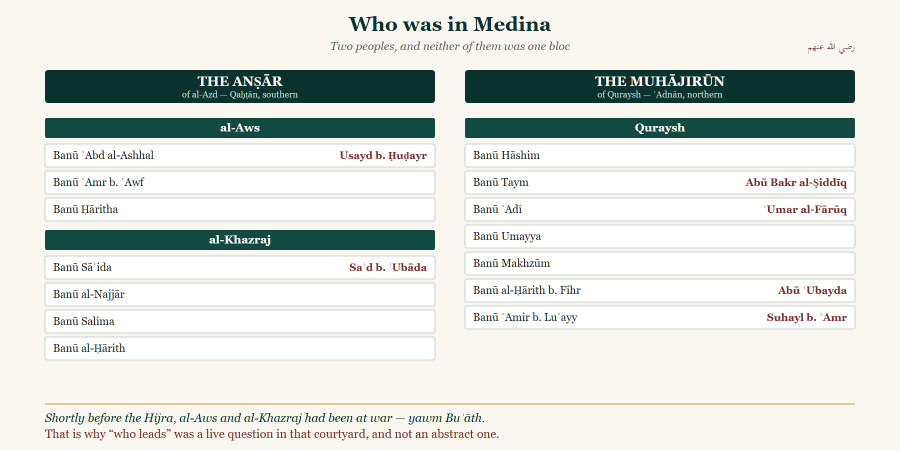
#> input picture series/visuals/l01_clanchart.png, 1800 x 900 px (shown at 1/2 size)
$ python -i deck2.py   (imports and definitions only)
#> lines starting #> are read from the running program, lines starting #| are printed output that depends on the picture; after the words box and inside, x2 and y2 are one past the last pixel; in counts of white or black regions, pixels touching at a corner belong together
### series/glyphs.py
# -*- coding: utf-8 -*-
"""Can the font draw it? Every Arabic character on a slide must have a glyph in the font it is set in.

    python series/glyphs.py SNN_<slug>/SNN.pptx          # every character a face or its notes cannot draw
    python series/glyphs.py --fix SNN_<slug>/SNN.pptx    # spell the honorific ligatures out, in place

WHY THIS EXISTS (docs/VISION.md Q5, DECISIONS.md #79). Daniyal, 2026-10-08: "there seems to be some errors in
arabic on slide 104". The page of Ibn Kathīr prints «عز وجل» as one calligraphic sort, and Shamela types that
sort as ONE character, U+FDFF. Traditional Arabic has no glyph for it. PowerPoint drew an empty box — and,
because one character in the run had sent it looking for another font, set every letter of that line apart
from its neighbours. One missing glyph, a whole line of broken Arabic.

It was the third time. Evening 2 cut the character off by hand (L02_baarah_saal/build.py, cards 22, 26, 53);
evening 3 left the box and flagged it "for Daniyal to decide" (#34.5). Nothing checked, so evening 6 walked
into it again — and the 23–41 AH pool carries «﵁» on thirty-eight cards.

So, two things, and both are in this file:

  * SPELLED — the honorific ligatures no font on this machine can draw, each with the words it is the
    ligature OF. The pool keeps the page's bytes; the face and the notes get the words. Nothing is added to
    the quotation: U+FDFF is, by its name in the Unicode standard, ARABIC LIGATURE AZZA WA JALL. The table is
    closed, and every row is checked against that name when this module is imported.
  * gaps() — every Arabic character on every face, tested against the cmap of the font its run is set in.
    deck2.audit() calls it, so a deck with a character that cannot be drawn is never written.

Latin is not tested. A transliterated ḥ that Georgia lacks is borrowed from another font, letter by letter,
and reads; an Arabic letter cannot be borrowed without breaking the word it is joined into.
"""
import os
import re
import sys
import unicodedata

# The ligature -> (its name in the Unicode standard, the words it stands for). Only the ones that occur in the
# pools: anything else stops the build in gaps(), and is given a row here by somebody who has looked at it.
SPELLED = {
    "\ufd40": ("RAHIMAHU ALLAAH", "رحمه الله"),
    "\ufd41": ("RADI ALLAAHU ANH", "رضي الله عنه"),
    "\ufd42": ("RADI ALLAAHU ANHAA", "رضي الله عنها"),
    "\ufd43": ("RADI ALLAAHU ANHUM", "رضي الله عنهم"),
    "\ufd44": ("RADI ALLAAHU ANHUMAA", "رضي الله عنهما"),
    "\ufd47": ("ALAYHI AS-SALAAM", "عليه السلام"),
    "\ufd4a": ("ALAYHI AS-SALAATU WAS-SALAAM", "عليه الصلاة والسلام"),
    "\ufdff": ("AZZA WA JALL", "عز وجل"),
}
for _ch, (_name, _words) in SPELLED.items():
    if unicodedata.name(_ch) != "ARABIC LIGATURE " + _name:
        raise AssertionError("glyphs.SPELLED: U+%04X is %s, not %s" % (ord(_ch), unicodedata.name(_ch), _name))

_LIGATURE = re.compile("(.?)([%s])(.?)" % "".join(SPELLED), re.S)
_ARABIC = re.compile("[\u0600-\u06FF\u0750-\u077F\u08A0-\u08FF\uFB50-\uFDFF\uFE70-\uFEFF]")
# what the system reaches for when a notes pane meets Arabic: a character in none of these is drawn by nothing
FALLBACK = ("Traditional Arabic", "Arabic Typesetting", "Segoe UI")
A = "{http://schemas.openxmlformats.org/drawingml/2006/main}"


# [41 lines left out: functions spell, _registry, not called in this run]


_REG, _CMAP = None, {}


# [17 lines left out: function cmap, not called in this run]


def _tested(ch):
    return bool(_ARABIC.match(ch)) and unicodedata.category(ch) != "Cf"


# [63 lines left out: functions _faces, gaps, describe, fix, not called in this run]


# [19 lines that do not run on import are left out]

### series/deck2.py
"""deck2 — the v4 slide kit. White ground, hard type floor, no bullet slides.

    from series import deck2 as D
    prs = D.deck()
    D.title_slide(prs, "Twelve Years", "11-23 AH", "Session 2")
    D.image_slide(prs, "map_s2_ridda.png", "Eleven armies leave Medina")
    D.statement_slide(prs, arabic="...", english="...", cite="البدایہ ج۷ ص۲۹")
    D.save(prs, "L02.pptx")            # <- runs the audit; raises on any violation

WHY THIS EXISTS (DECISIONS.md #21). Session 1's deck came back with three verdicts that all point
the same way: "the slides you made were ugly", "text-heavy with font size unreadable on ladies
side", and "more visual/graphical content will be appreciated." The division of labour is now
explicit — Claude produces the words and the structure, Gemini produces the pictures, Daniyal
merges them. This module builds the half Claude is actually good at, and makes the other half easy
to drop in.

THREE THINGS IT DOES THAT deckkit.py DID NOT:

  1. WHITE GROUND, ALWAYS. Not a palette preference — a merge requirement. Pure #FFFFFF is the one
     colour a generated image reproduces exactly, so a Gemini picture drops onto the slide with no
     visible seam. Series identity moves to a teal title bar and a gold rule, which is also far
     more legible from the back of a hall than cream-on-cream was.

  2. A TYPE FLOOR THAT IS ENFORCED, NOT DOCUMENTED. Every run is checked on save. Nothing below
     24pt survives, body is 28pt, a statement is 44pt or more. The one exemption is scaffolding
     that is meant to be deleted — the image placeholders — and it is marked in the shape name so
     the audit can see it is deliberate.

  3. REAL IMAGE PLACEHOLDERS. A visual slide with no picture yet gets a correctly-sized, editable
     box carrying its own IMAGE BRIEF, and the brief is repeated in the speaker notes. Daniyal
     pastes the Gemini output straight over it. Nothing is flattened, ever.

SIX PERMITTED SLIDE KINDS. Anything that is only a line of text is not a slide.

    image_slide      a photograph or a generated illustration — the picture carries it
    map_slide        a map on the left, up to five key lines down the right
    statement_slide  one large quotation, Arabic Naskh over its English rendering
    diagram_slide    boxes and arrows built here, or a rendered diagram image
    timeline_slide   the Line, with a caption
    lessons_slide    the closing summary — the evening's عبرت lines together

    lessons_slide is the SINGLE deliberate exception to "no bullet-list slides". It exists because
    the close of the evening is a summary by design (DECISIONS.md #23), and a summary of five
    one-sentence lessons is a list whether or not we call it one. It is capped at six lines, each
    line must be a whole thought, and the type is 28pt — it cannot decay into a bullet slide.
"""
import os
import re
import sys

from pptx import Presentation
from pptx.util import Inches, Pt, Emu
from pptx.dml.color import RGBColor
from pptx.enum.text import PP_ALIGN, MSO_ANCHOR
from pptx.enum.shapes import MSO_SHAPE
from pptx.enum.dml import MSO_LINE_DASH_STYLE
from pptx.oxml.ns import qn

sys.path.insert(0, os.path.dirname(os.path.abspath(__file__)))
import glyphs                                              # noqa: E402  — can the font draw it? (VISION Q5)

# --------------------------------------------------------------------------- palette
# [1 line that did not run here, left out]
# [1 line that did not run here, left out]
# [1 line that did not run here, left out]
# [1 line that did not run here, left out]
# [1 line that did not run here, left out]
# [1 line that did not run here, left out]
# [1 line that did not run here, left out]
# [1 line that did not run here, left out]
# [1 line that did not run here, left out]

_HAS_AR = re.compile("[؀-ۿﭐ-﷿ﹰ-]")
AR = "Traditional Arabic"
# Traditional Arabic HAS NO GLYPH for U+0613 ؓ (رضي الله عنه) — verified against trado.ttf's
# cmap. Every ؓ in session 1 rendered as a dotted circle because of it. Arabic Typesetting
# ships with Windows, is also Naskh, and carries U+0610–U+0615 as well as ﷺ, so any run that
# contains an honorific sign is set in it instead. Quotations with no honorific keep
# Traditional Arabic, so the look of the Arabic on a statement slide does not change.
AR_HON = "Arabic Typesetting"
_HONORIFIC = re.compile("[\u0610-\u0615\u0617-\u061A]")       # Naskh. Nastaliq for Arabic is non-standard (CLAUDE.md 1.3)
EN = "Georgia"                  # English headlines
SANS = "Segoe UI"               # English body

# --------------------------------------------------------------------------- the contract
MIN_PT = 24                     # nothing on any slide is smaller than this. No exceptions.
BODY_PT = 28
STATEMENT_MIN_PT = 44
HEADLINE_PT = 40
MAX_BODY_WORDS = 20

# [1 line that did not run here, left out]
# [1 line that did not run here, left out]
# [1 line that did not run here, left out]
# [1 line that did not run here, left out]
# [1 line that did not run here, left out]
# [1 line that did not run here, left out]

VIS = os.path.join(os.path.dirname(os.path.abspath(__file__)), "visuals")

# Shapes whose name begins with this are scaffolding: a box Daniyal deletes when he pastes the
# real picture over it. The audit skips them, and says so, rather than silently ignoring them.
SCAFFOLD = "PLACEHOLDER::"

_briefs = []                    # collected IMAGE BRIEFs, written beside the deck on save

# --------------------------------------------------------------------------- audience safety
# STANDING RULE (DECISIONS.md #30). A slide FACE carries only what the room may see. Production
# apparatus — certainty labels, tier tags, card ids, notes to the speaker, build markers — goes in
# the SPEAKER NOTES, never on the slide. This is enforced rather than remembered because it is the
# kind of thing that survives every review and then appears on a projector in front of 200 people.
FORBIDDEN = [
    (r"\[(?:SOURCED|STANDARD|CONVENTIONAL-ESTIMATE)[^\]]*\]", "a certainty label"),   # qualified forms too
    (r"\bCUT-IF-SHORT\b|\bCUT IF SHORT\b", "a build marker"),
    (r"\bTier\s*:|^\s*(?:CORE|GOOD|CUT)\b[^a-z]", "a tier tag"),   # anchored: "good." in a sentence is not a tier tag
    (r"\bE-[A-Z]{1,4}\d", "a card id"),
    (r"^\s*Card\s+\d+\b|\bCard\s+\d+\s*[·|]", "a card number"),   # our index into SPINE.md, not the room's
    (r"\b(?:RCT|ABU|ABD|ISA|QMA|BAM|UTS|NTS|GSA|GSB|IKO|THO|AHA|ZIA|TMW)/", "a card id"),
    (r"IMAGE BRIEF|IMAGE GOES HERE|placeholder|TODO|TBD|FIXME", "build scaffolding"),
    (r"\bClaude\b|\bGemini\b|\bChatGPT\b|\bAI[- ]generated\b|\bLLM\b", "an AI marker"),
    (r"\bspeaker'?s discretion\b|\bhands[- ]up\b|\[HANDS\]|\bWORKSHEET\b",
     "an instruction to the speaker"),
    (r"\bto verify\b|\(to verify\)", "an unresolved-source marker"),
    (r"\bn/a\b", "a placeholder value"),
    (r"shamela\.ws|https?://", "a URL — cite the printed page, not a link"),
]
_FORBIDDEN = [(re.compile(p, re.I | re.M), why) for p, why in FORBIDDEN]


class DeckContractError(AssertionError):
    """A slide violated the deck contract. The build fails rather than shipping it."""


# --------------------------------------------------------------------------- primitives

# [8 lines left out: function set_cs, not called in this run]


# Combining marks and tatweel. They inflate len() without occupying width, so measuring a
# vowelled quotation by raw length over-counted its lines by a third and pushed the English
# rendering down onto the citation.
_MARKS = re.compile("[ً-ٰٟۖ-ۭـ]")


def _ar_len(txt):
    return len(_MARKS.sub("", str(txt)))


def _count_words(txt):
    return len([w for w in str(txt).replace("\n", " ").split(" ") if w.strip()])


# [52 lines that did not run here, left out]


# [18 lines that did not run here, left out]


def deck():
    prs = Presentation()
    prs.slide_width, prs.slide_height = W, H
    return prs


def blank(prs):
    """A white slide. Every slide in a v4 deck starts here."""
    s = prs.slides.add_slide(prs.slide_layouts[6])
    bg = s.background.fill
    bg.solid()
    bg.fore_color.rgb = WHITE
    return s


def note(slide, s):
    slide.notes_slide.notes_text_frame.text = glyphs.spell(s)     # the notes pane draws a box for it too


# [104 lines left out: functions header, title_slide, section_slide, image_slide, not called in this run]


def _trim(path, tol=8):
    """Crop a uniform border off an image, cached beside it as .trim.png.

    Several of the map assets are rendered with an inch of white around them. Placed as-is, the
    map itself ends up filling a third of the slide and reads as a small picture on a big empty
    slide — which was one of the "too dry" complaints. Only acts when the border is genuinely
    uniform and removing it is worth doing.
    """
#> called with path = 'visuals/l01_clanchart.png', tol = 8
    try:
        from PIL import Image, ImageChops
    except ImportError:
        return path
    cache = os.path.splitext(path)[0] + ".trim.png"
    if os.path.exists(cache) and os.path.getmtime(cache) >= os.path.getmtime(path):
        return cache
    try:
        im = Image.open(path).convert("RGB")
#> im is the input picture: PIL image 1800x900 RGB; mean R, G, B 218.9, 223, 218.2
        bg = Image.new("RGB", im.size, im.getpixel((0, 0)))
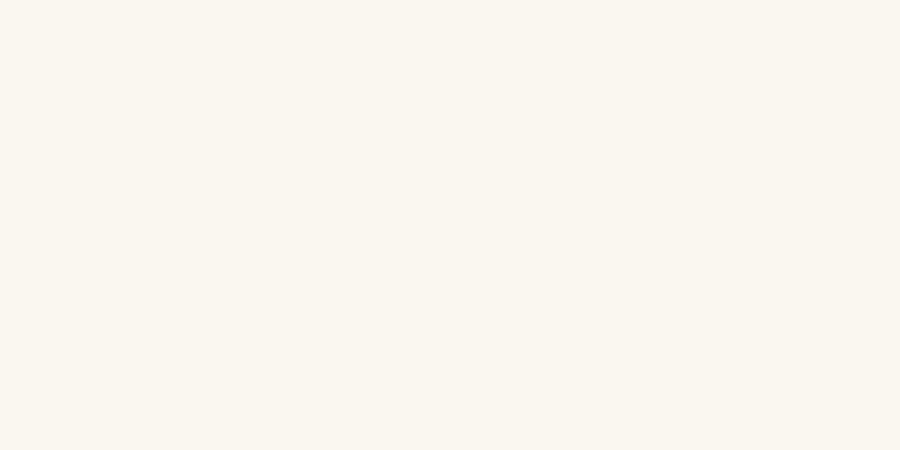
#> bg: PIL image 1800x900 RGB (shown at 1/2 size); mean R, G, B 250, 247, 240
        diff = ImageChops.difference(im, bg).convert("L").point(lambda v: 255 if v > tol else 0)
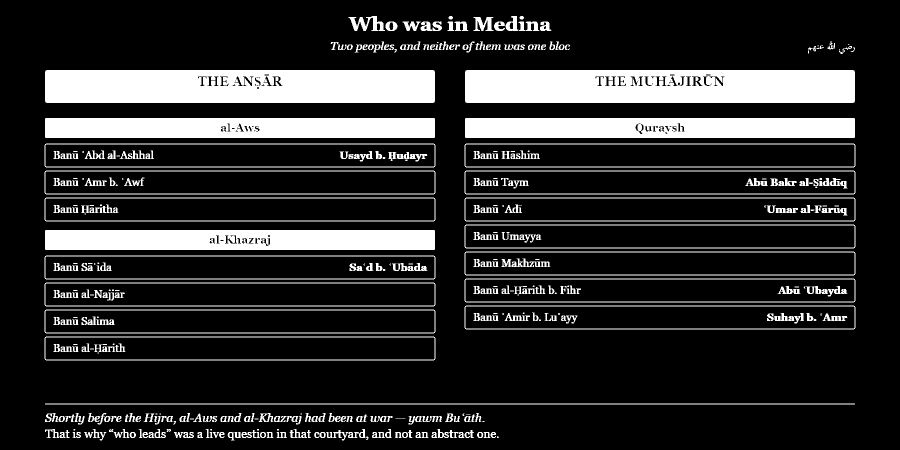
#> diff: PIL image 1800x900 L (shown at 1/2 size); 17.5% white; 377 white regions (76 under 20 px), largest, box (x1, y1, x2, y2) and area: (90, 140, 870, 206) 50457, (930, 140, 1710, 206) 49890, (90, 236, 870, 276) 30895
        box = diff.getbbox()
#> box = (89, 32, 1711, 881)
        if not box:
            return path
        area_before = im.size[0] * im.size[1]
#> area_before = 1620000
        area_after = (box[2] - box[0]) * (box[3] - box[1])
#> area_after = 1377078
        if area_after > 0.94 * area_before:          # nothing meaningful to remove
            return path
        pad = int(0.012 * max(im.size))
#> pad = 21
        box = (max(0, box[0] - pad), max(0, box[1] - pad),
               min(im.size[0], box[2] + pad), min(im.size[1], box[3] + pad))
#> box = (68, 11, 1732, 900)
        im.crop(box).save(cache)
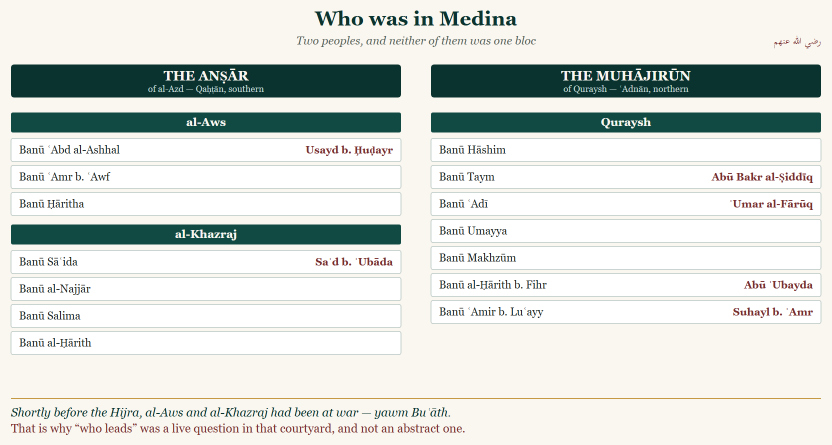
#> saved as l01_clanchart.trim.png: PIL image 1664x889 RGB (shown at 1/2 size); mean R, G, B 215.9, 220.7, 216.1
        return cache
    except Exception:                                # an asset we cannot read is not fatal
        return path


# [14 lines left out: function _placeholder, not called in this run]


_FONTS = {}


# [22 lines left out: functions _text_inches, _wrapped_lines, not called in this run]


PARTS_PER_SLIDE = 4
# (Arabic pt, rendering pt, gap between parts in inches) — the largest setting that fits is used. The Arabic
# stays the larger of the two at every step: it is what carries authority in this room (CLAUDE.md 1.4).
_PART_SIZES = ((44, 28, 0.26), (44, 26, 0.18), (40, 26, 0.16), (40, 24, 0.12), (36, 24, 0.12), (36, 24, 0.07),
               (32, 24, 0.07))
_AR_WRAP = 1.2      # the pitch of a second line of Traditional Arabic, in units of (size × line spacing)


# [171 lines left out: functions _fit_parts, parts_slides, map_slide, not called in this run]


_ABBREV = {"b", "bt", "ibn", "vol", "p", "pp", "cf", "ed", "st"}


# [312 lines left out: functions _clause_cut, statement_slide, timeline_slide, diagram_slide, lessons_slide, question_slide and 3 more, not called in this run]

>>> result = _trim('visuals/l01_clanchart.png')

$ run again, on series/visuals/l01_tl3_prophets.png
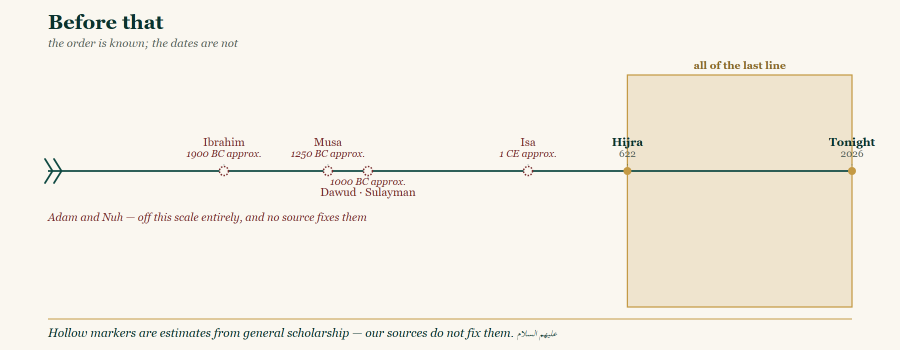
#> input picture series/visuals/l01_tl3_prophets.png, 1800 x 700 px (shown at 1/2 size)
#> in _trim, im is the input picture: PIL image 1800x700 RGB; mean R, G, B 244.4, 240, 230.1
#> in _trim, `diff = ImageChops.difference(im, bg).convert("L").point(lambda v: 255 ..`:
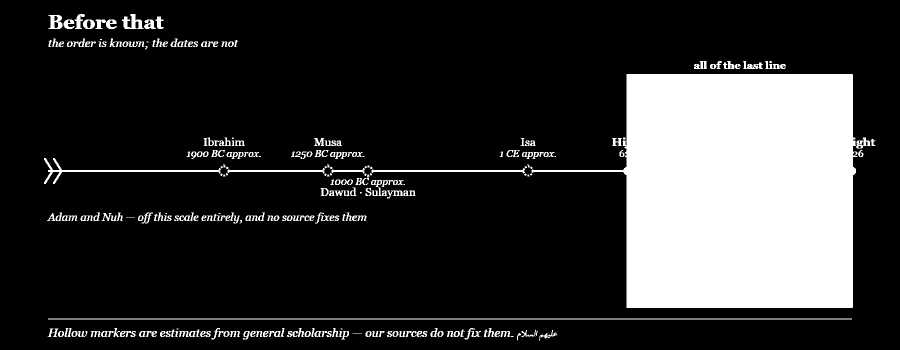
#> diff: PIL image 1800x700 L (shown at 1/2 size); 19.4% white; 251 white regions (38 under 20 px), largest, box (x1, y1, x2, y2) and area: (1063, 148, 1742, 616) 213434, (96, 637, 1704, 639) 3216, (88, 316, 442, 368) 1891
#> in _trim, `box = diff.getbbox()`: box = (88, 28, 1751, 681)
#> area_after = 1085939
#> in _trim, `box = (max(0, box[0] - pad), max(0, box[1] - pad), min(im.size[0], box..`: box = (67, 7, 1772, 700)
#> in _trim, `im.crop(box).save(cache)`:
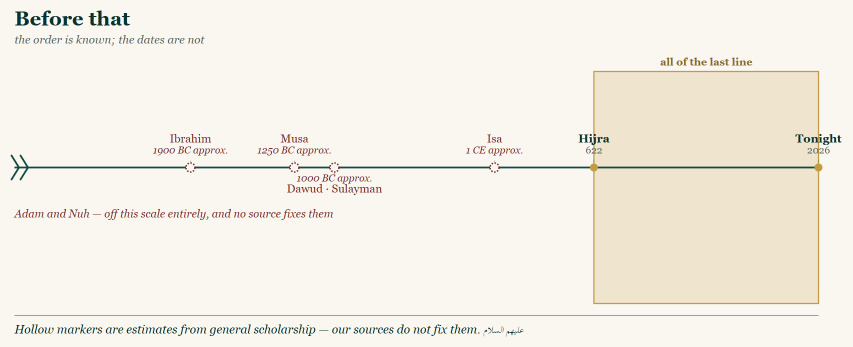
#> saved as l01_tl3_prophets.trim.png: PIL image 1705x693 RGB (shown at 1/2 size); mean R, G, B 244, 239.6, 229.5

$ run again, on series/visuals/l01_tl_stack.png
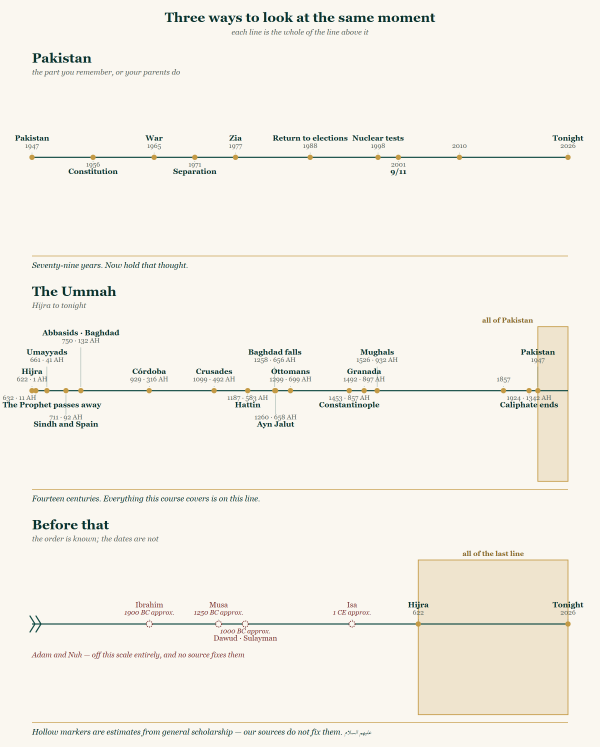
#> input picture series/visuals/l01_tl_stack.png, 1800 x 2240 px (shown at 1/3 size)
#> in _trim, im is the input picture: PIL image 1800x2240 RGB; mean R, G, B 244.6, 241.6, 233.3
#> in _trim, `diff = ImageChops.difference(im, bg).convert("L").point(lambda v: 255 ..`:
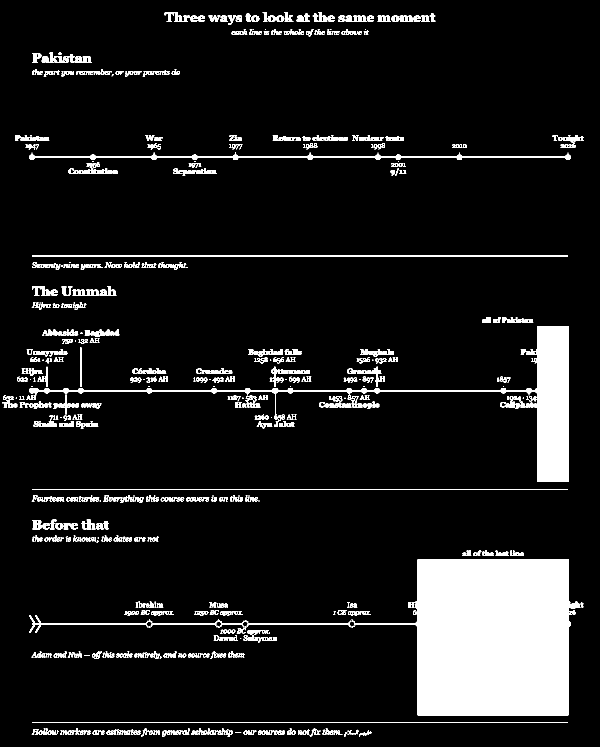
#> diff: PIL image 1800x2240 L (shown at 1/3 size); 9.4% white; 772 white regions (91 under 20 px), largest, box (x1, y1, x2, y2) and area: (1063, 1678, 1742, 2146) 213434, (88, 978, 1706, 1446) 53082, (88, 464, 1712, 480) 8022
#> box = (8, 36, 1751, 2211)
#> area_after = 3791025

$ run again, on series/visuals/line_full.png
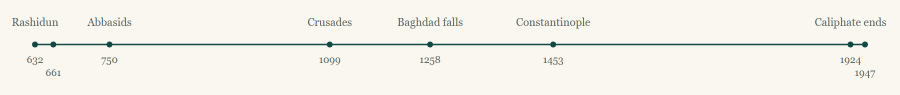
#> input picture series/visuals/line_full.png, 1800 x 190 px (shown at 1/2 size)
#> in _trim, im is the input picture: PIL image 1800x190 RGB; mean R, G, B 244, 242.2, 235.2
#> in _trim, `diff = ImageChops.difference(im, bg).convert("L").point(lambda v: 255 ..`:
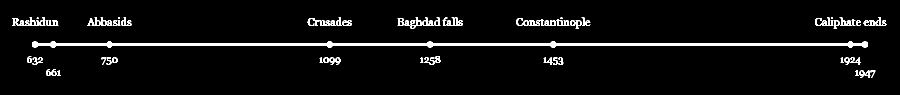
#> diff: PIL image 1800x190 L (shown at 1/2 size); 4.1% white; 65 white regions (4 under 20 px), largest, box (x1, y1, x2, y2) and area: (64, 83, 1736, 95) 7299, (24, 35, 79, 52) 404, (615, 36, 660, 52) 291
#> in _trim, `box = diff.getbbox()`: box = (24, 35, 1773, 156)
#> area_after = 211629
#> in _trim, `box = (max(0, box[0] - pad), max(0, box[1] - pad), min(im.size[0], box..`: box = (3, 14, 1794, 177)
#> in _trim, `im.crop(box).save(cache)`:
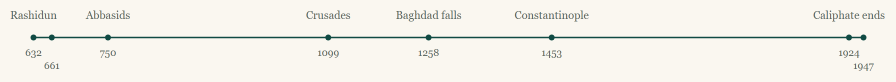
#> saved as line_full.trim.png: PIL image 1791x163 RGB (shown at 1/2 size); mean R, G, B 243, 241.4, 234.4
